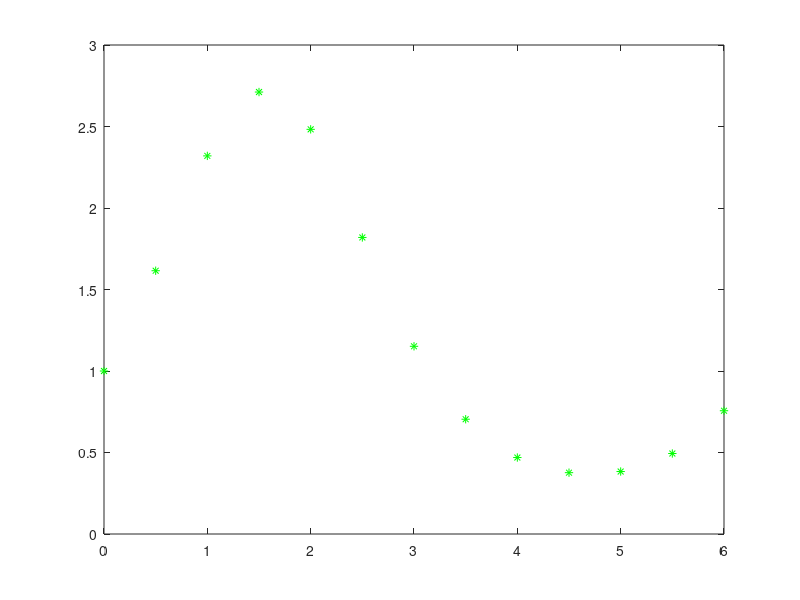

Reproduce this figure in MATLAB. (Note: this script raises an error after producing the figure.)
% 3. f :[0, 6] -> R, f(x) = e^(sin(x))
% 13 equidistant interpolation points
% plot the interpolation points - the function f - the Newton Interpolation
% polynomial

% the function
f = @(x)(exp(sin(x)));

% the 13 equidistant points
x = linspace(0, 6, 13);

y = f(x);

% plot the interpolation points
plot(x, f(x), 'g*');

hold on

xx = 0:0.1:6;

N = newtonPolynomial(x, y, xx);

% plot the function
plot(xx, f(xx), 'b');
% plot the newton polynomial
hold on
plot(xx, N, 'r+');

